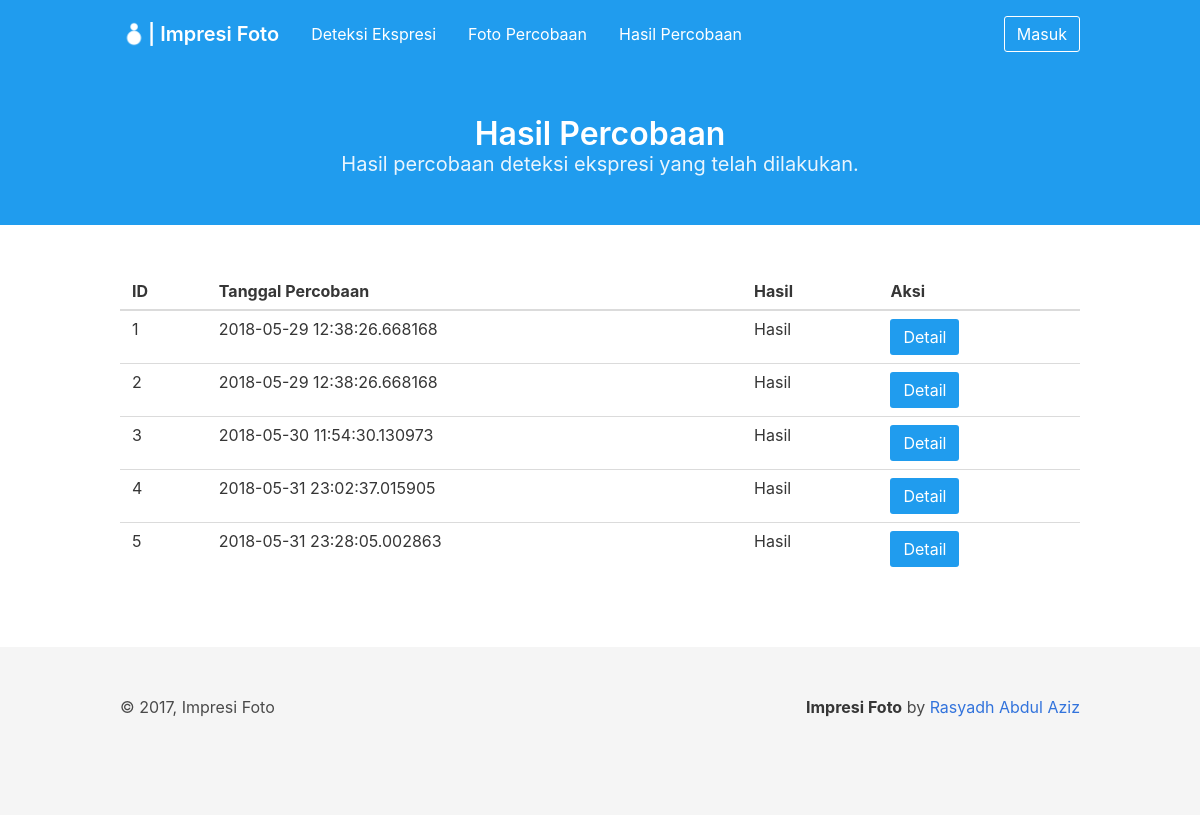
The app's page /detection_results/, older data.
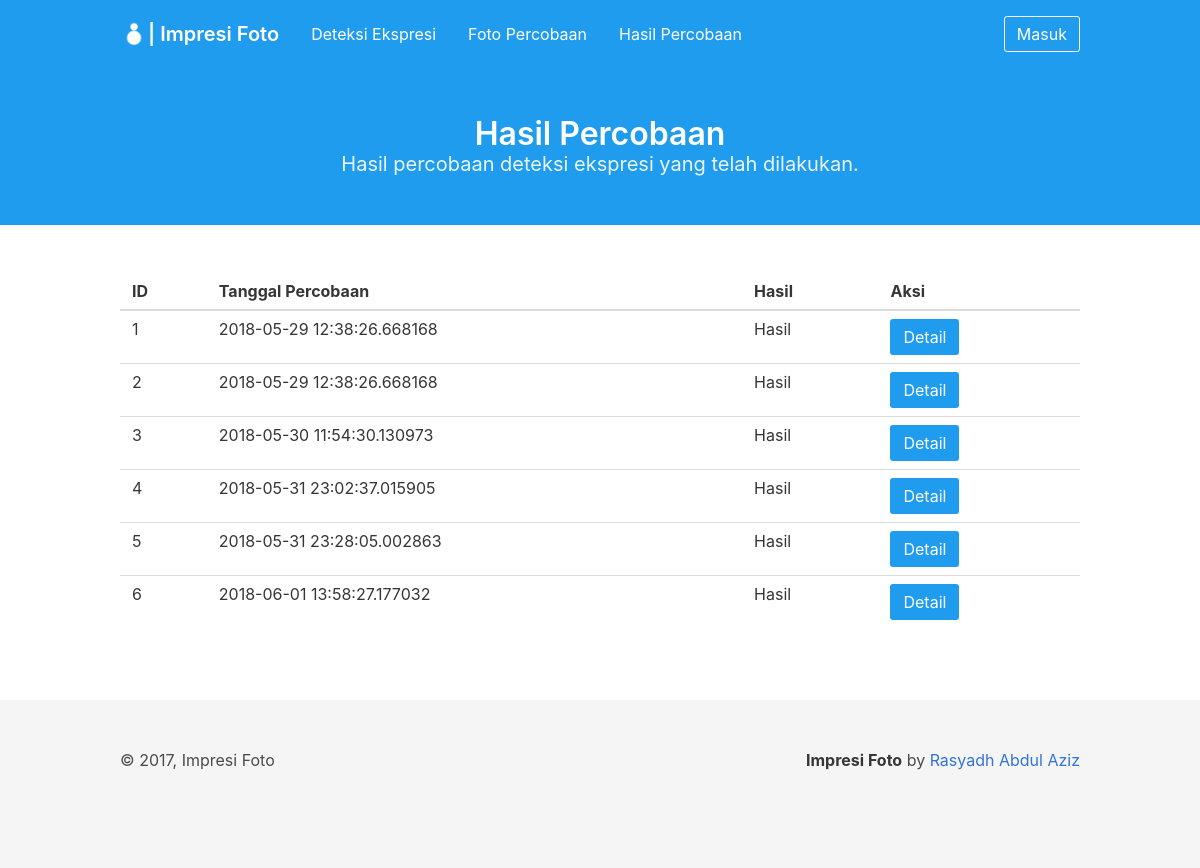
The same page, newer data.
### project/models/result_detection.py (models this page shows, shortened)
class ResultDetection(db.Model):
    __tablename__ = 'result_detection'
    id_result_detection = db.Column(db.Integer, primary_key=True)
    category_photos = db.Column(db.Integer, nullable=False)
    created_at = db.Column(db.DateTime, default=datetime.datetime.now())

### project/views/detection_results.py (the view)
@result.route('/detection_results/')
def index():
    try:
        results = ResultDetection.query.all()
    except Exception as e:
        print('error to get detection result')
        print(e)
    return render_template('detection_results/results.html',
        title="Hasil Percobaan", results=results)

### project/templates/detection_results/results.html (shortened to what this page needs)
{% extends '/base.html' %} {% block content %}
<section class="hero is-info">
    <div class="hero-body">
        <div class="container has-text-centered">
            <h1 class="title">
                Hasil Percobaan
            </h1>
            <h2 class="subtitle">
                Hasil percobaan deteksi ekspresi yang telah dilakukan.
            </h2>
        </div>
    </div>
</section>
<section class="section">
    <div class="container" id="result_table">
        <table class="table is-hoverable is-fullwidth">
            <thead>
                <tr>
                    <th>ID</th>
                    <th>Tanggal Percobaan</th>
                    <th>Hasil</th>
                    <th>Aksi</th>
                </tr>
            </thead>
            <tbody>
                {% if results %} {% for res in results %}
                <tr>
                    <td>{{ res.id_result_detection }}</td>
                    <td>{{ res.created_at }}</td>
                    <td>Hasil</td>
                    <td>
                        <button class="button is-info" onclick="detail_result('{{ res.id_result_detection }}', '{{ res.created_at }}')">Detail</button>
                    </td>
                </tr>
                {% endfor %} {% else %}
                <tr>
                    <td colspan="4" class="has-text-centered">Belum ada hasil percobaan</td>
                </tr>
                {% endif %}
            </tbody>
        </table>
    </div>
</section>
{% endblock %}

### project/templates/base.html (shortened to what this page needs)
<html>
<head>
    <link rel="stylesheet" type="text/css" href="{{ url_for('static', filename='css/bulma.css') }}" />
    <link rel="stylesheet" type="text/css" href="{{url_for('static', filename='css/app.css') }}" />
</head>
<body>
    <nav class="navbar is-info is-transparent navbar-is-medium">
        <div class="container">
            <div class="navbar-brand">
                <a class="navbar-item" href="/">
                    <img class="image" src="{{ url_for('static', filename='image/ImpresiFotoWhite.png') }}" alt="Logo">
                    <h1 class="title is-5 has-text-white">
                        | Impresi Foto
                    </h1>
                </a>
            </div>
            <div class="navbar-menu" id="menu">
                <div class="navbar-start">
                    <a class="navbar-item" href="/detect_expression">
                        Deteksi Ekspresi
                    </a>
                    <a class="navbar-item" href="/photos">
                        Foto Percobaan
                    </a>
                    <a class="navbar-item" href="/results">
                        Hasil Percobaan
                    </a>
                </div>
                <div class="navbar-end">
                    <div class="navbar-item">
                        {% if session['loggedin'] %}
                        <a class="button is-info is-inverted is-outlined" href="/admin">
                            Admin
                        </a>
                        {% else %}
                        <a class="button is-info is-inverted is-outlined" href="/login">
                            Masuk
                        </a>
                        {% endif %}
                    </div>
                </div>
            </div>
        </div>
    </nav>
    {% block content %} {% endblock %}
    <footer class="footer">
        <div class="container">
            <div class="level">
                <div class="level-left">
                    <div class="level-item">
                        &copy; 2017, Impresi Foto
                    </div>
                </div>
                <div class="level-right">
                    <div class="level-item">
                        <p>
                            <strong>Impresi Foto</strong> by
                            <a href="github.com/rasyadh">Rasyadh Abdul Aziz</a>
                        </p>
                    </div>
                </div>
            </div>
        </div>
    </footer>
</body>
</html>

### project/static/css/app.css (style rules this page uses)
.navbar-is-medium { min-height: 4.25rem; }

Row changes from the older to the newer data that the page shows:
added ResultDetection: id_result_detection "6", created_at "2018-06-01 13:58:27.177032"
